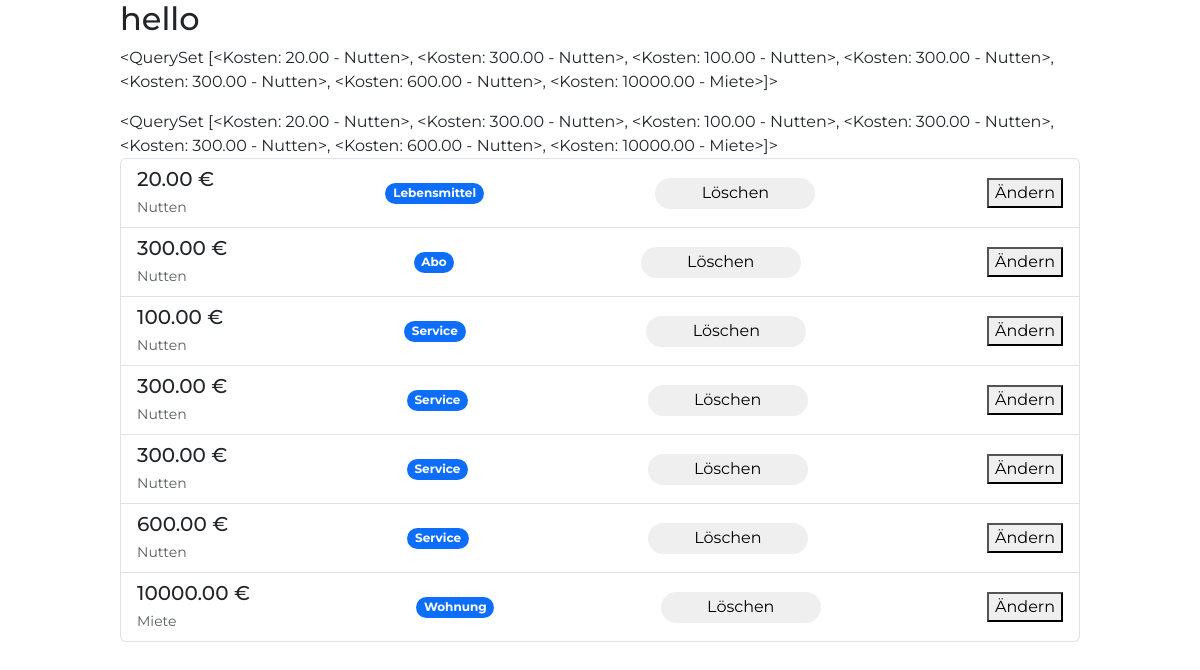
The app's page /kosten/ubersicht/, older data.
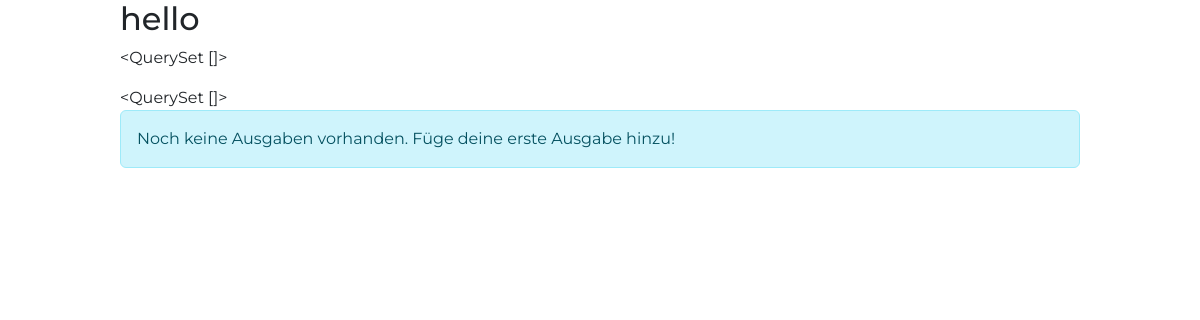
The same page, newer data.
### kosten/models.py (models this page shows)
class Kosten(models.Model):
    kosten_kategorie = models.CharField(max_length=100)
    kosten_name = models.CharField(max_length=100)  # war CharfField
    kosten_höhe = models.DecimalField(max_digits=10, decimal_places=2, default=0)
    def __str__(self):
        return f"{self.kosten_höhe} - {self.kosten_name}"

### kosten/views.py (the view, shortened to what this page needs)
# urls.py: path('ubersicht/', views.UbersichtView.as_view(), name='ubersicht'),
class UbersichtView(View):
    def get(self, request):
        kosten = Kosten.objects.all()
        kosten_einzeln = Kosten.objects.last()
        if kosten_einzeln:  # ✅ KORRIGIERT: kosten_einzeln statt kosten prüfen!
            kosten_höhe = kosten_einzeln.kosten_höhe
            kosten_kategorie = kosten_einzeln.kosten_kategorie
            kosten_name = kosten_einzeln.kosten_name
        else:
            kosten_höhe = 0
            kosten_kategorie = ""
            kosten_name = ""
        return render(request, 'ubersicht/ubersicht.html', {
            'kosten': kosten,                        # Alle Kosten (Liste)
            'kosten_höhe': kosten_höhe,              # Höhe vom letzten
            'kosten_kategorie': kosten_kategorie,    # Kategorie vom letzten
            'kosten_name': kosten_name,              # Name vom letzten
        })

### kosten/templates/ubersicht/ubersicht.html (shortened to what this page needs)
{% load static %}
<!DOCTYPE html>
<html>
<head>
    <link rel="stylesheet" href="{% static 'ubersicht/style.css' %}">
    <link rel="stylesheet" href="{% static 'main_css/main.css' %}">
    <link href="https://cdn.jsdelivr.net/npm/bootstrap@5.3.2/dist/css/bootstrap.min.css" rel="stylesheet">
</head>
<body>
    <section class="main-wrapper">
        <section class ="submain-wrapper">
            <h2>hello</h2>
            <p>{{ kosten }}</p>{{ kosten }}
            <section id="inner_wrapper_table">
                {% if kosten %}
                    <div class="list-group">
                        {% for kost in kosten %}
                        <div class="list-group-item d-flex justify-content-between align-items-center">
                            <div>
                                <h5 class="mb-1">{{ kost.kosten_höhe }} €</h5>
                                <small class="text-muted">{{ kost.kosten_name }}</small>
                            </div>
                            <span class="badge bg-primary rounded-pill">{{ kost.kosten_kategorie }}</span>
                            <form method="post" style="display: inline;">
                                <button type="submit" class="button_primary button_measure">
                                     Löschen
                                </button>
                            </form>
                            <button class="button_secondary">
                                 Ändern
                            </button>
                        </div>
                        {% endfor %}
                    </div>
                {% else %}
                    <div class="alert alert-info">
                        Noch keine Ausgaben vorhanden. Füge deine erste Ausgabe hinzu!
                    </div>
                {% endif %}
            </section>
         </section>
    </section>
</body>
</html>

### static/main_css/main.css (style rules this page uses)
* { font-family: 'Montserrat', sans-serif; }
body { font-family: 'Montserrat', sans-serif; font-weight: 400; }
h1, h2, h3 { font-family: 'Montserrat', sans-serif; font-weight: 700; }
p { font-family: 'Montserrat', sans-serif; font-weight: 400; }
.main-wrapper { width: 100vw; display: flex; justify-content: center; align-items: center; }
.submain-wrapper { width: 80%; }

Row changes from the older to the newer data that the page shows:
removed Kosten: kosten_höhe+kosten_name "<QuerySet [<Kosten: 20.00 - Nutten>, <Kosten: 300.00 - Nutten>, <Kosten: 100.00 - Nutten>, <Kosten: 300.00 - Nutten>, <Kosten: 300.00 - Nutten>, <Kosten: 600.00 - Nutten>, <Kosten: 10000.00 - Miete>]>", kosten_höhe "20.00", kosten_name "Nutten", kosten_kategorie "Lebensmittel"
removed Kosten: kosten_höhe "300.00", kosten_name "Nutten", kosten_kategorie "Abo"
removed Kosten: kosten_höhe "100.00", kosten_name "Nutten", kosten_kategorie "Service"
removed Kosten: kosten_höhe "300.00", kosten_name "Nutten", kosten_kategorie "Service"
removed Kosten: kosten_höhe "300.00", kosten_name "Nutten", kosten_kategorie "Service"
removed Kosten: kosten_höhe "600.00", kosten_name "Nutten", kosten_kategorie "Service"
removed Kosten: kosten_höhe "10000.00", kosten_name "Miete", kosten_kategorie "Wohnung"
Text that changed along with them:
{{ kosten }}: (not shown) → "<QuerySet []>"
text now shown: "Noch keine Ausgaben vorhanden. Füge deine erste Ausgabe hinzu!"
